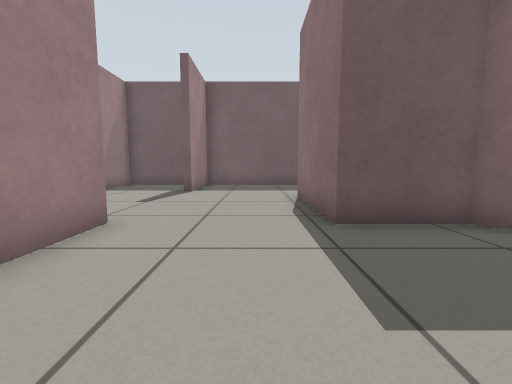
View 1 (above)

24 first-person views from a walk through a robot-simulator world made for Gazebo. The camera is 0.5 m above the floor, tilts 6° down and sees 90° across. The floor is counted in squares, 0.5 m on a side. Each view is taken from the middle of a square. On the plan, view 1 faces up. The plan holds only what a view shows up to about 11 squares ahead; the rest is blank.

View 2
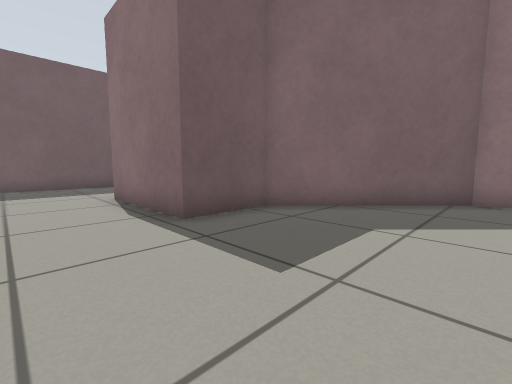

View 3
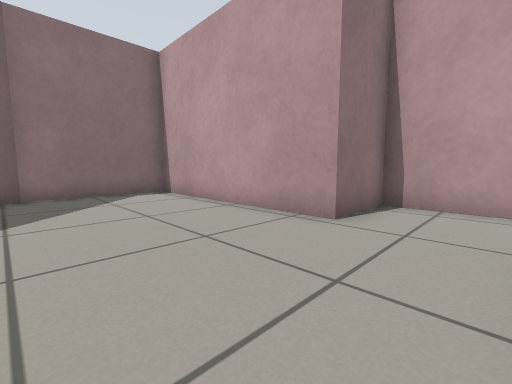

View 4
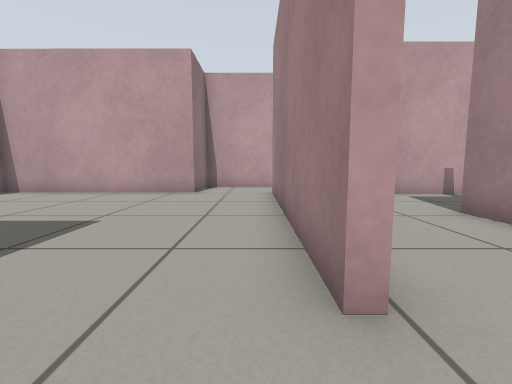

View 5
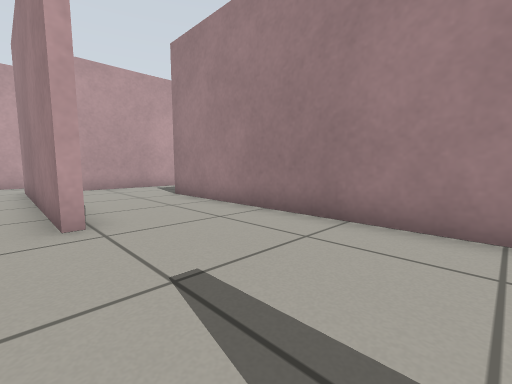

View 6
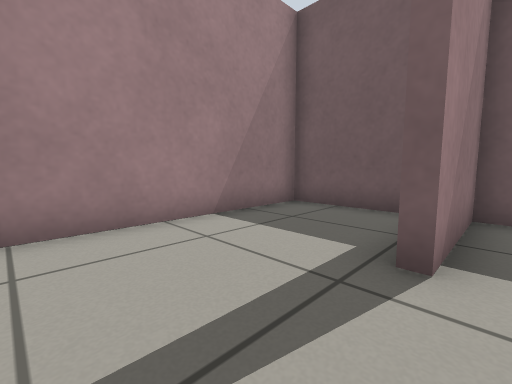

View 7
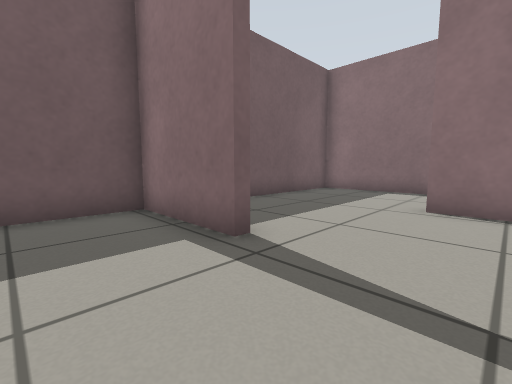

View 8
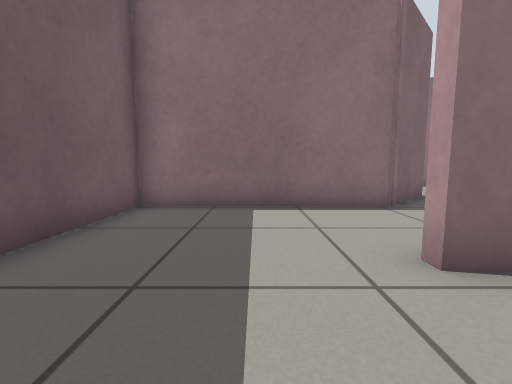

View 9
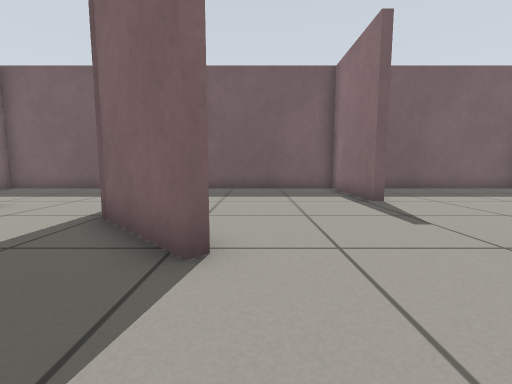

View 10
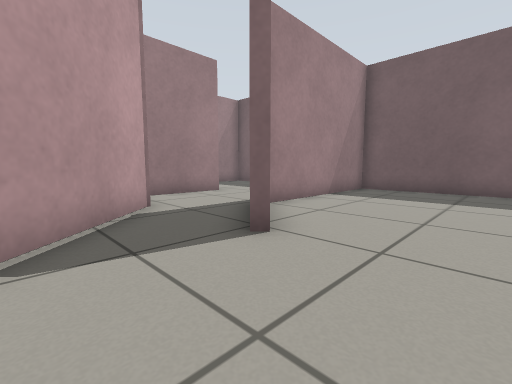

View 11
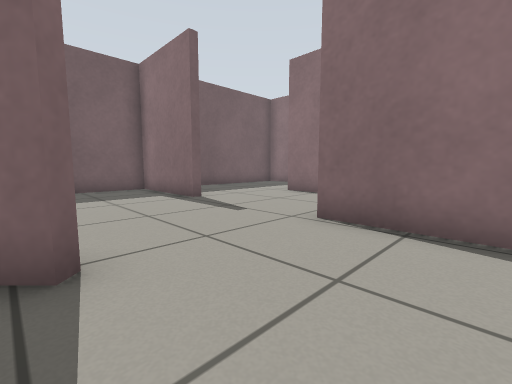

View 12
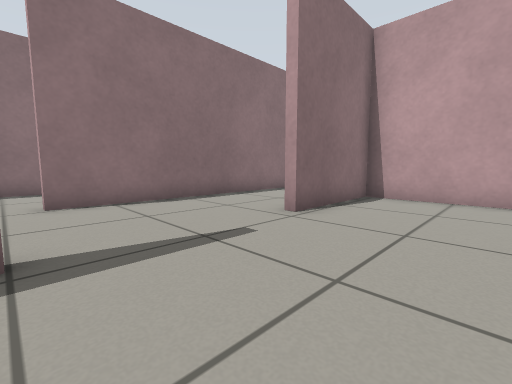

View 13
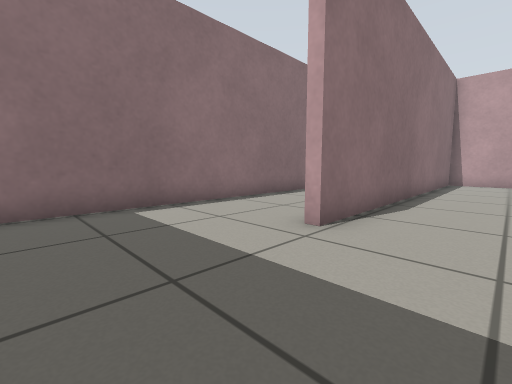

View 14
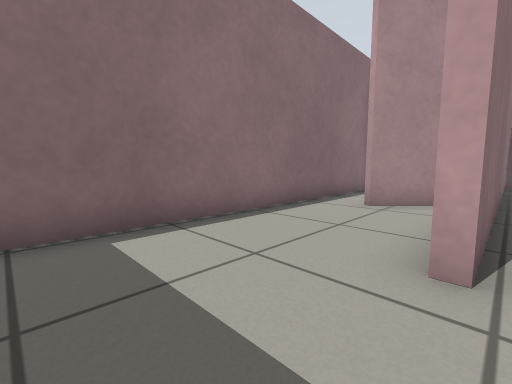

View 15
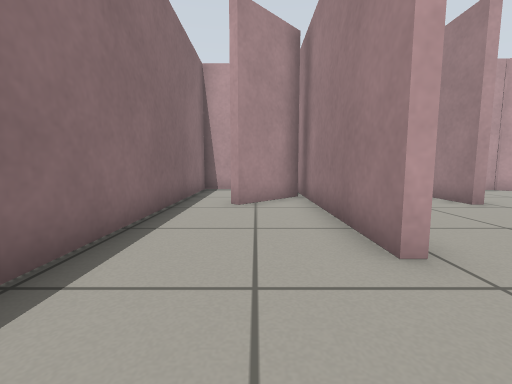

View 16
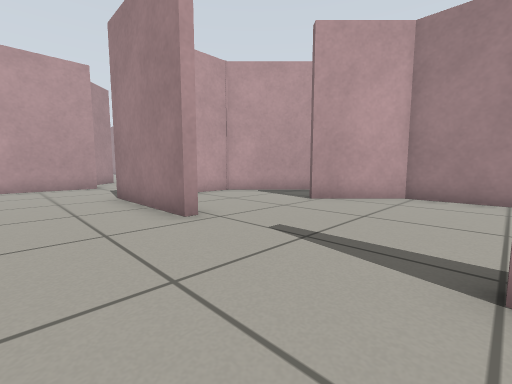

View 17
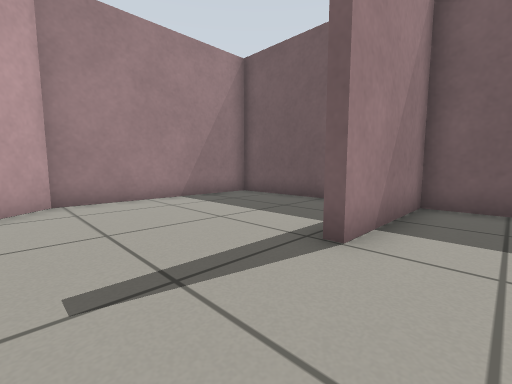

View 18
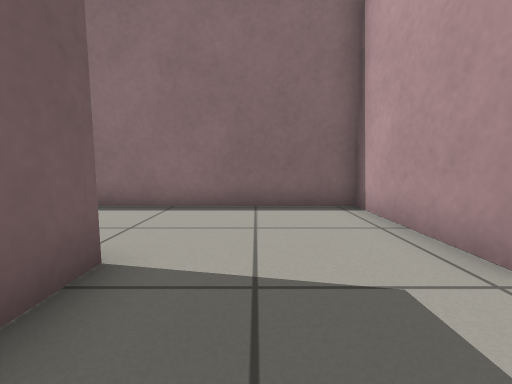

View 19
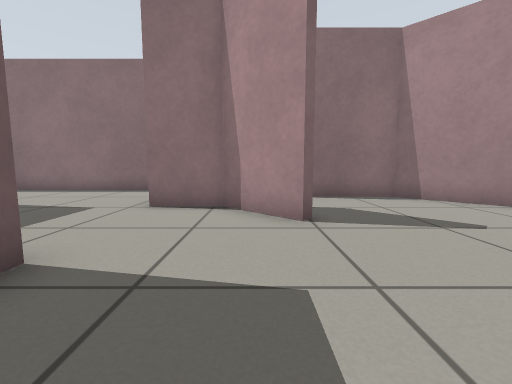

View 20
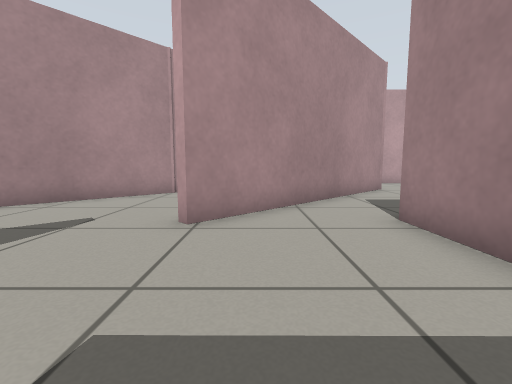

View 21
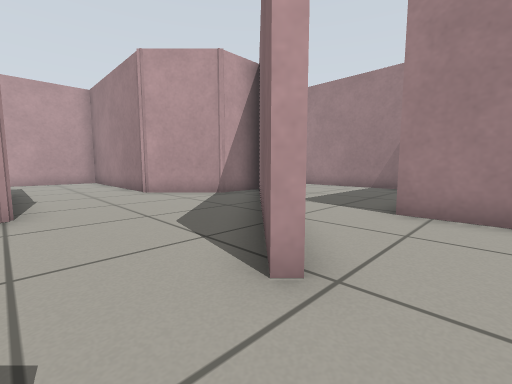

View 22
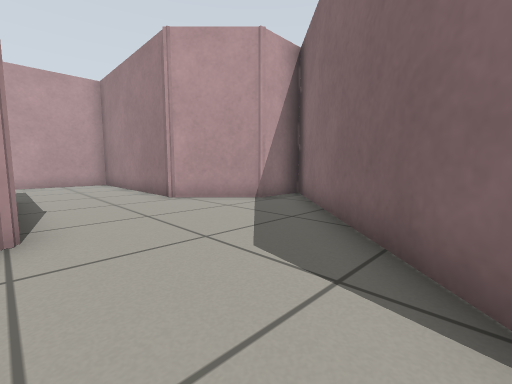

View 23
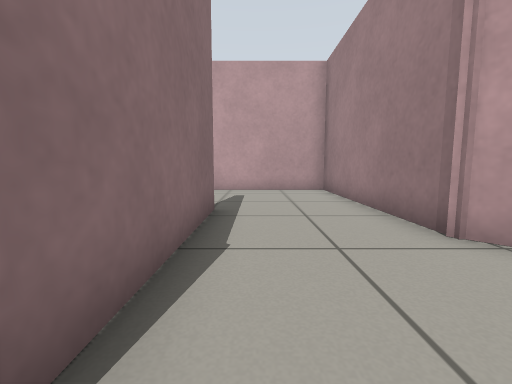

View 24
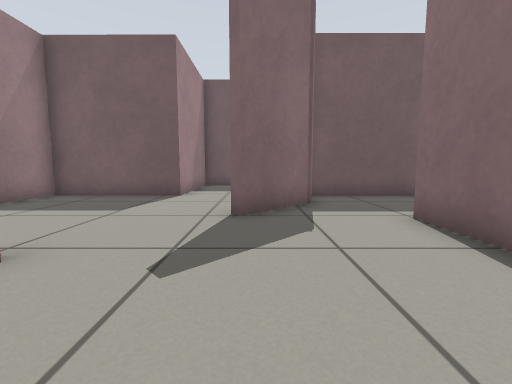

### Floor plan
Points are (right, up) in squares from view 1. A wall is a line through its corners. A room is listed if a view was taken in it or the views show most of it. See-through windows are left out.
Room 1 (views 1, 2, 3)
walls: (0.2, -3.3) (7.2, -3.3) (7.2, 0.7) (3.6, 4.2) (1.3, 4.2); (-2.6, 3.4) (-2.6, -3.1)
ways out: opening at (-1, 4) to room 2; opening at (-1.5, -3)
Room 2 (views 4, 5, 6, 8)
walls: (1.3, 4.2) (1.3, 8.4) (1.7, 8.4); (-2.6, 4.4) (-2.6, 3.4); (2.5, 12.8) (-2.6, 12.8) (-2.6, 9.6)
ways out: opening at (-1, 4) to room 1; opening at (-3, 7) to room 3; opening at (1.5, 10.5) to room 8
Room 3 (view 7)
walls: (-3, 4.4) (-2.6, 4.4); (-2.7, 9.6) (-2.7, 12.8) (-6.3, 12.8) (-6.3, 0.6); (-9.2, -2.8) (-4.2, -2.8)
ways out: opening at (-3, 7) to room 2
Room 4 (views 9, 10, 11, 12)
walls: (7.3, 4.6) (6.4, 5.5); (11.5, 9) (11.2, 9) (11.2, 12.8) (5.5, 12.8) (5.5, 6.8) (7.5, 4.8); (3.8, 4.5) (7.5, 0.8) (11.2, 0.9) (11.2, 4.6) (11.5, 4.6)
ways out: opening at (11.5, 6.5) to room 5; opening at (5, 5) to room 8
Room 5 (views 13, 14, 16, 17)
walls: (11.5, 4.6) (11.5, 0.6); (15.4, 12.8) (11.5, 12.8) (11.5, 9); (12.4, -3.4) (15.2, -3.4) (15.2, 8.4)
ways out: opening at (11.5, 6.5) to room 4; opening at (15, 10.5) to room 6; opening at (11.5, -1) to room 7
Room 6 (view 15)
walls: (15.5, 8.4) (15.5, 3.5); (18.9, 12.8) (15.4, 12.8); (19.1, 4.4) (19.1, 12.1); (15.6, 2.8) (17.5, 4.7)
ways out: opening at (15, 10.5) to room 5; opening at (18, 3.5)
Room 7 (views 18, 19, 20, 21, 22, 23, 24)
walls: (5.3, -11.1) (7.2, -9.2) (7.4, -9.4) (1.4, -15.4); (9.4, -6.9) (11.2, -5.2) (11.2, -3.4) (12.4, -3.4); (3.4, -7.5) (3.4, -9.6); (3.3, -15.4) (5.3, -17.4) (5.3, -24.3) (9.8, -24.3); (11.5, -5.3) (9.6, -7.2); (8.9, -19.8) (8.9, -14.3) (13, -10.3) (13, -7.2); (7.5, -0.6) (7.5, -3.6) (3.4, -3.6) (3.4, -5.5); (11.5, 0.6) (10.4, 0.6)
ways out: opening at (11.5, -1) to room 5; opening at (4, -10); opening at (9, -21.5); opening at (12, -7)
Room 8 (no view inside)
walls: (1.7, 8.4) (1.7, 5.4); (6.4, 5.5) (5.2, 6.7) (5.2, 12.8) (2.5, 12.8)
ways out: opening at (1.5, 10.5) to room 2; opening at (5, 5) to room 4

Where each view was taken, in squares from view 1:
view 1: 0 up, 0 right, facing up
view 2: 0 up, 1 left, facing up-right
view 3: 1 up, 2 left, facing down-right
view 4: 6 up, 2 left, facing down
view 5: 9 up, 2 left, facing down-left
view 6: 7 up, 2 left, facing up-left
view 7: 7 up, 5 left, facing up-right
view 8: 10 up, 1 left, facing right
view 9: 2 up, 8 right, facing up
view 10: 2 up, 10 right, facing up-left
view 11: 2 up, 7 right, facing up-right
view 12: 9 up, 8 right, facing down-right
view 13: 12 up, 13 right, facing down-right
view 14: 11 up, 15 right, facing down-right
view 15: 11 up, 17 right, facing down
view 16: 9 up, 14 right, facing down-left
view 17: 6 up, 13 right, facing up-left
view 18: 1 down, 9 right, facing right
view 19: 6 down, 5 right, facing right
view 20: 5 down, 6 right, facing down
view 21: 8 down, 9 right, facing down-left
view 22: 10 down, 9 right, facing down-left
view 23: 14 down, 8 right, facing down
view 24: 12 down, 10 right, facing up
